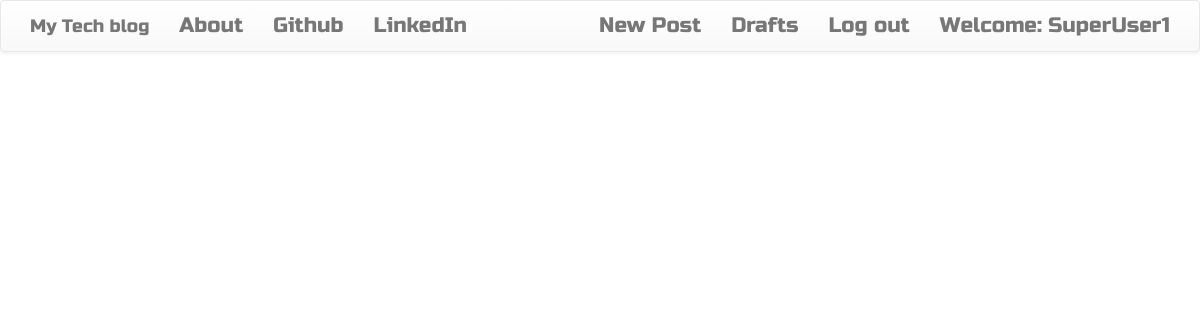
The page /drafts/ (signed in) on the database as committed earlier.
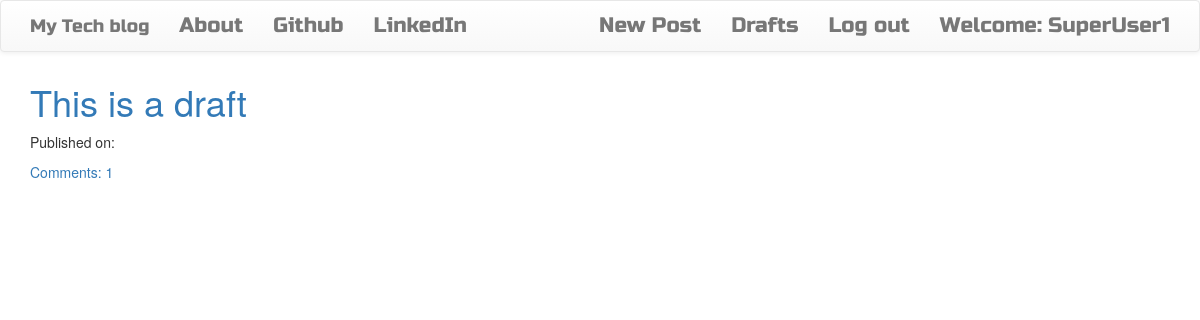
The same page on the database as committed later.
### blog/models.py (models this page shows, shortened)
class Post(models.Model):
    author = models.ForeignKey('auth.User')
    title = models.CharField(max_length=200)
    text = models.TextField()
    created_date = models.DateTimeField(default=timezone.now)
    published_date = models.DateTimeField(blank=True,null=True)
    def approve_comments(self):
        return self.comments.filter(approved_comment=True)

### blog/views.py (the view)
# urls.py: url(r'^drafts/$',views.DraftListView.as_view(),name='post_draft_list'),
class DraftListView(LoginRequiredMixin,ListView):
    login_url = '/login/'
    redirect_field_name = 'blog/post_list.html'
    model = Post
    def get_queryset(self):
        return Post.objects.filter(published_date__isnull=True).order_by('created_date')

### blog/templates/blog/blog/post_list.html
{% extends 'blog/base.html' %}
{% block content %}
<div class="centerstage">
    {% for post in post_list %}
        <div class="post">
            <h1><a href="{% url 'post_detail' pk=post.pk %}">{{ post.title }}</a></h1>
            <div class="date">
                <p>Published on: {{ post.published_date|date:"D M Y"}}</p>
            </div>
            <a href="{% url 'post_detail' pk=post.pk %}">Comments: {{ post.approve_comments.count }}</a>
        </div>
    {% endfor %}
</div>
{% endblock %}

### blog/templates/blog/blog/base.html (shortened to what this page needs)
<!DOCTYPE html>
{% load staticfiles %}
<html>
    <head>
        <link rel="stylesheet" href="https://maxcdn.bootstrapcdn.com/bootstrap/3.3.7/css/bootstrap.min.css">
        <link rel="stylesheet" href="https://maxcdn.bootstrapcdn.com/bootstrap/3.3.7/css/bootstrap-theme.min.css">
        <link rel="stylesheet" href="//cdn.jsdelivr.net/medium-editor/latest/css/medium-editor.min.css" type="text/css" media="screen" charset="utf-8">
        <link rel="stylesheet" href="{% static 'css/blog.css' %}">
<body class='loader'>
  <nav class="navbar navbar-default techfont custom-navbar">
    <div class="container">
      <ul class="nav navbar-nav">
        <li><a class='navbar-brand bigbrand' href="{% url 'post_list' %}">My Tech blog</a></li>
        <li><a href="{% url 'about'%}">About</a></li>
        <li><a href="https://www.github.com">Github</a></li>
        <li><a href="https://www.linkedin.com">LinkedIn</a></li>
      </ul>
      <ul class="nav navbar-nav navbar-right">
        {% if user.is_authenticated %}
        <li>
          <a href="{% url 'post_new' %}" >New Post</a>
        </li>
        <li>
          <a href="{% url 'post_draft_list' %}">Drafts</a>
        </li>
        <li>
          <a href="{% url 'logout' %}" >Log out</a>
        </li>
        <li>
          <a >Welcome: {{ user.username }}</a>
        </li>
          {% else %}
          <li><a class='nav navbar-right' href="{% url 'login' %}" ><span class="glyphicon glyphicon-user"></span></a></li>
        {% endif %}
      </ul>
  </div>
</nav>
        <div class="content container">
            <div class="row">
                <div class="col-md-8">
                  <div class="blog_posts">
                    {% block content %}
                    {% endblock %}
                  </div>
                </div>
            </div>
        </div>
</body>
</html>

Rows that differ between the two databases and show on the page:
added Post: title "This is a draft", approve_comments.count "1"
